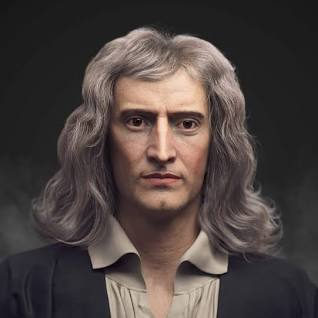
#> input picture Assets/newton.jpg, 318 x 318 px, found by its file name
$ python translation.py
#> lines starting #> are read from the running program, lines starting #| are printed output that depends on the picture
import cv2 as cv
import numpy as np

# Translation of an image will

img = cv.imread('D:/OpenCV/Assets/newton.jpg')
#> img is the input picture: shape (318, 318, 3); mean B, G, R 63.9, 66.4, 76.1

dx = 50
dy = 30

translation_matrix = np.float32([[1, 0, dx], [0, 1, dy]])

translated_image = cv.warpAffine(img, translation_matrix, (img.shape[1], img.shape[0]))
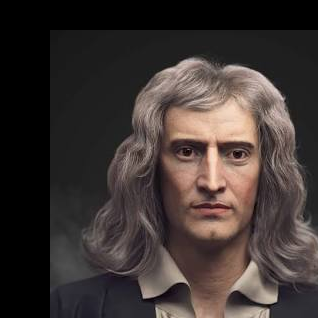
#> translated_image: shape (318, 318, 3); mean B, G, R 50.8, 53.3, 62.2

cv.imshow('window', translated_image)

cv.waitKey(0)
cv.destroyAllWindows()
